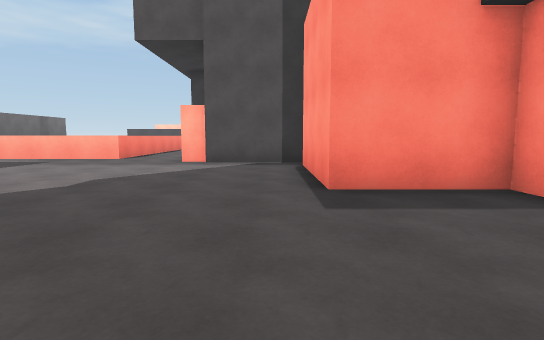
View 1 (above)

24 first-person views from a walk through a Unity game level. The camera is 1.2 m above the floor, tilts 6° down and sees 80° across. The floor is counted in squares, 2 m on a side. Each view is taken from the middle of a square. On the plan, view 1 faces up. The plan holds only what a view shows up to about 10 squares ahead; the rest is blank. The place goes on beyond the plan. Surface patterns are stand-ins for the level's own textures.

View 2
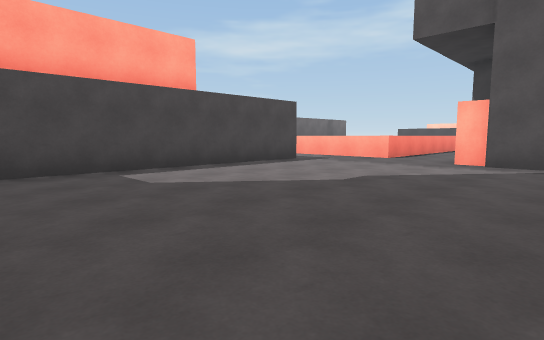

View 3
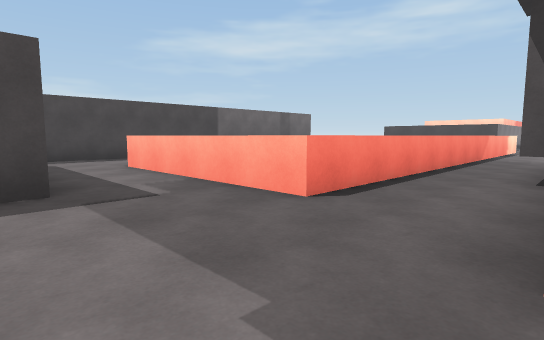

View 4
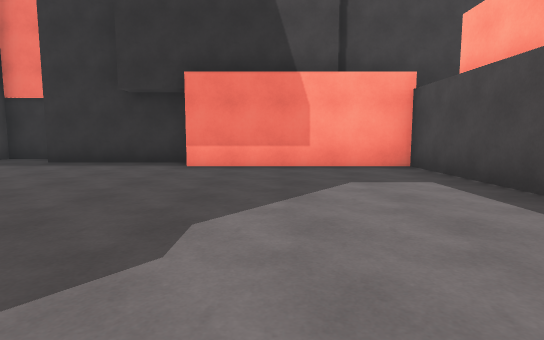

View 5
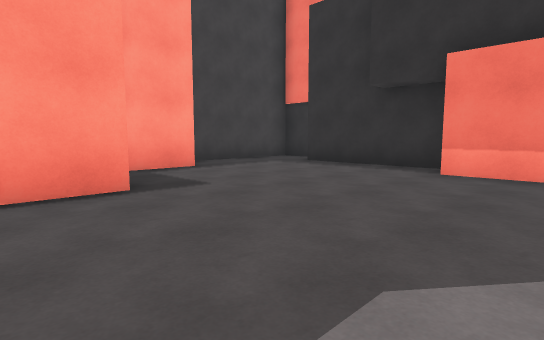

View 6
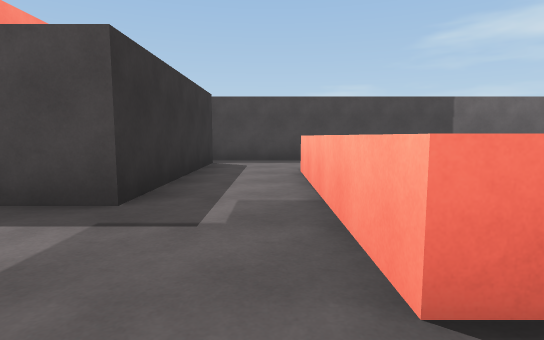

View 7
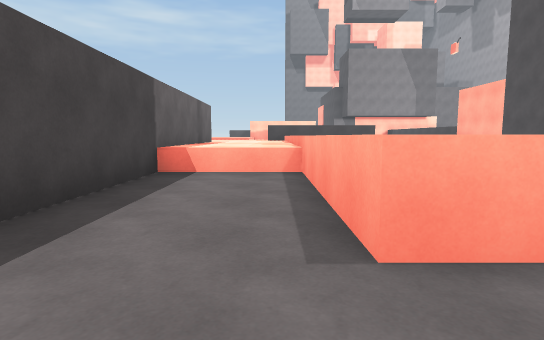

View 8
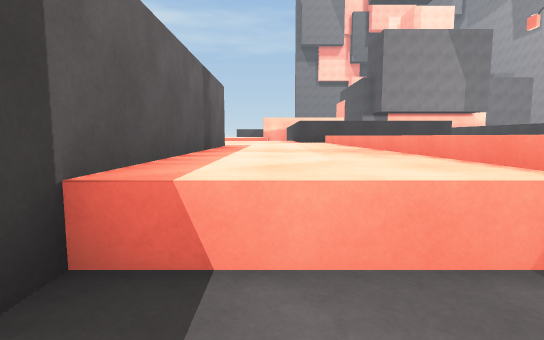

View 9
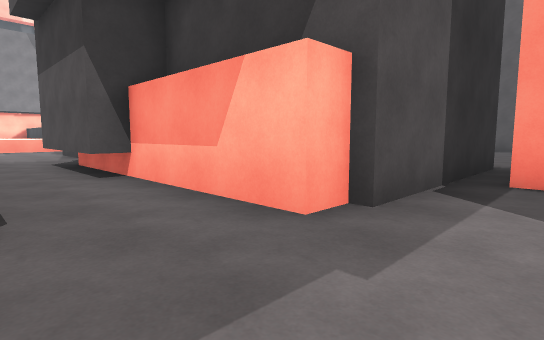

View 10
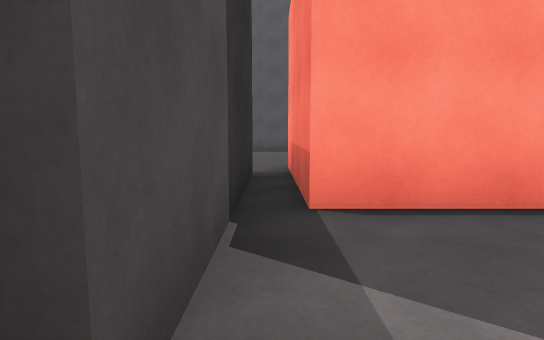

View 11
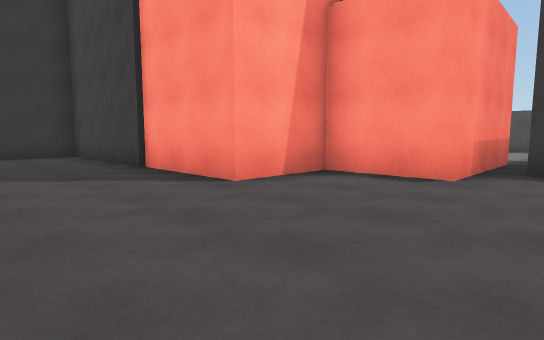

View 12
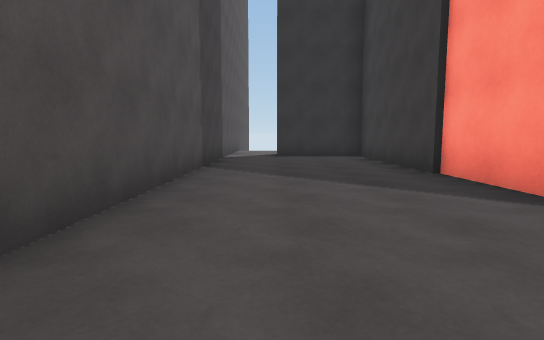

View 13
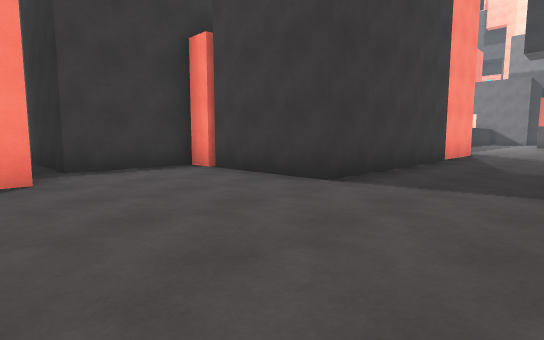

View 14
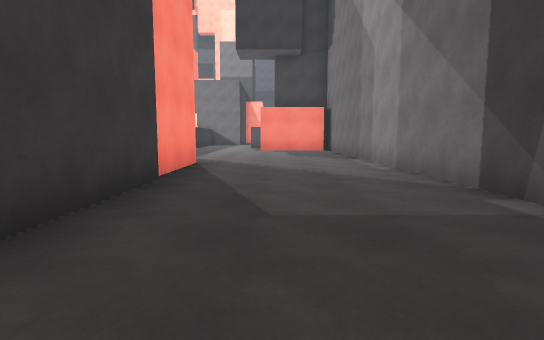

View 15
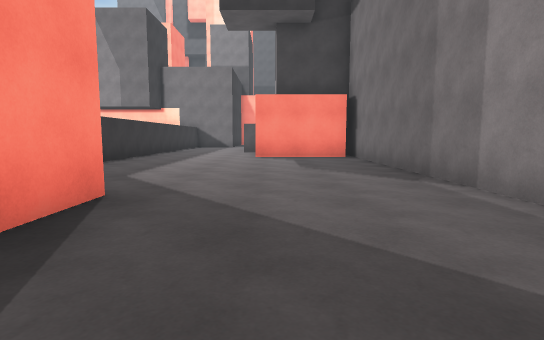

View 16
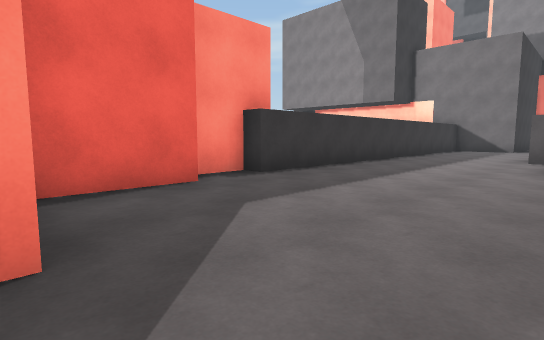

View 17
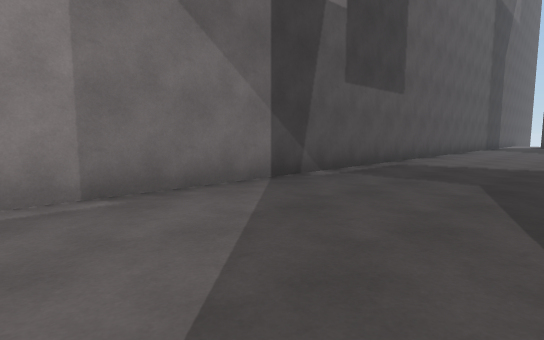

View 18
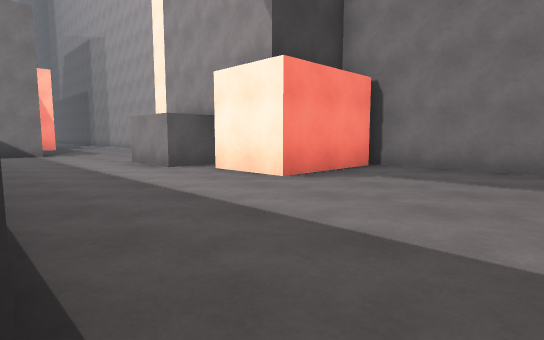

View 19
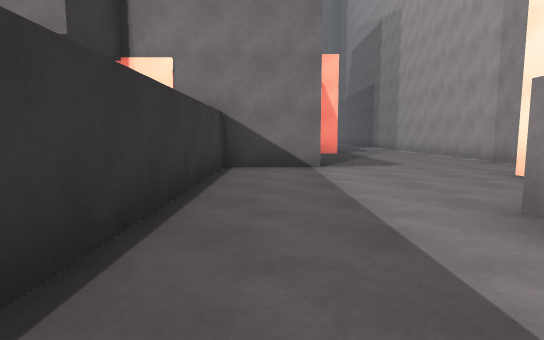

View 20
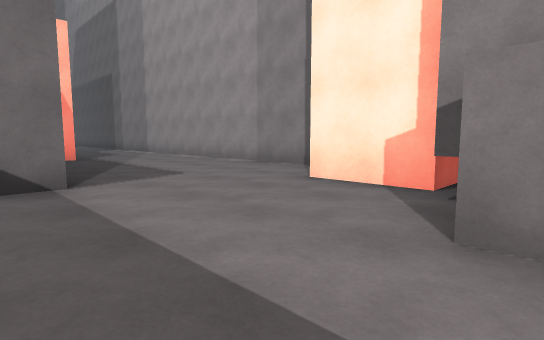

View 21
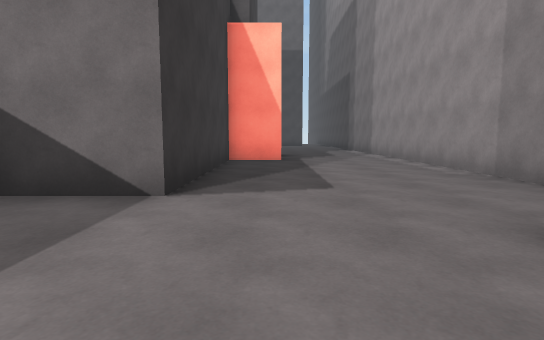

View 22
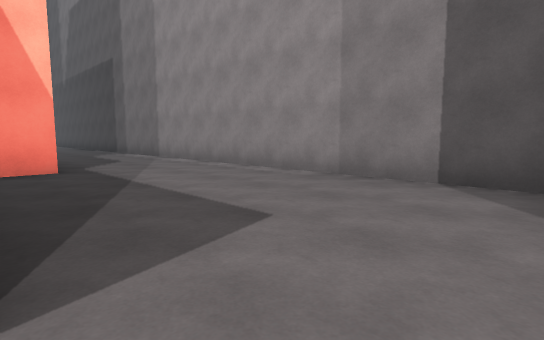

View 23
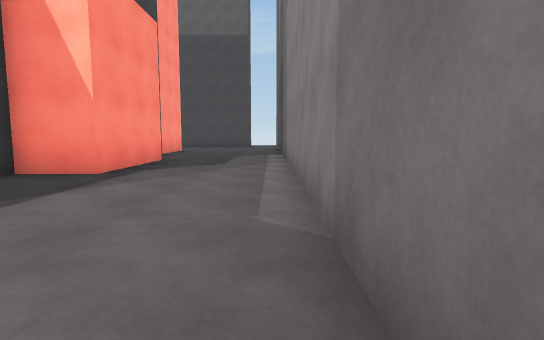

View 24
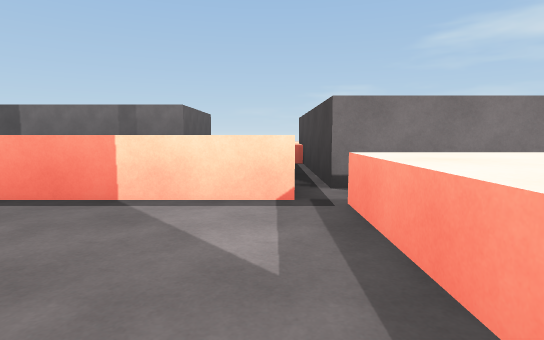

### Floor plan
Key: @ floor where view 1 was taken; # wall or solid block; . floor; ^ raised ledge.
Columns run from 11 left of view 1 to 11 right of it. Each row starts with its distance up from view 1.
 39                   #...#
 38                   #...#
 37                   #...#
 36                  ##...#
 35                  #....#
 34                  #....#
 33                  #....#
 32                ###....#
 31                #......#
 30                #....###
 29                #....##
 28                #....##
 27                #..#
 26                #..##
 25                #...#
 24                #...####
 23       #        #......#
 22       #^^      #......#
 21 ^^#####^^^    ##......#
 20 ^^^^^^^^...   #.......#
 19 ^^^^   ^..    ##......#
 18 ^^^^   ^..     #......#
 17 ^^^^   ^..#      #....#
 16 ^^^^   ^..#      #....#
 15 ^^^^   ^..       #....#
 14 ^^^^   ^..       #....#
 13 ^^^^   ^.#       #....#
 12 #..^   ^.#       #....#
 11 #..^   ^.#       #....#
 10 #..^   ^.#    ####....#
  9 #..^^^^^.#    #.......#
  8 #........######.......#
  7 #.....................#
  6 ######......####......#
  5      #......####......#
  4      #......######....#
  3      #........#  #....#
  2      #........## #....#
  1      #.........###....#
  0      #.....@...###....#
 -1      #####.....###....#
 -2          #####.###....#
 -3              #######..#

Positions as (right, up) in squares from view 1, and headings:
1: (0, 0), facing up
2: (0, 0), facing up-left
3: (-2, 6), facing up-left
4: (-3, 6), facing down
5: (-3, 5), facing down-right
6: (-3, 8), facing left
7: (-9, 7), facing up
8: (-10, 11), facing up
9: (-4, 6), facing up-right
10: (-2, 7), facing right
11: (9, 8), facing down-left
12: (9, 7), facing down
13: (9, 6), facing up-left
14: (8, 10), facing up
15: (8, 14), facing up
16: (8, 17), facing up-left
17: (7, 17), facing down-right
18: (4, 20), facing up-right
19: (5, 25), facing up
20: (5, 27), facing up-right
21: (7, 28), facing up
22: (6, 30), facing up-right
23: (10, 31), facing up
24: (-1, 20), facing left
